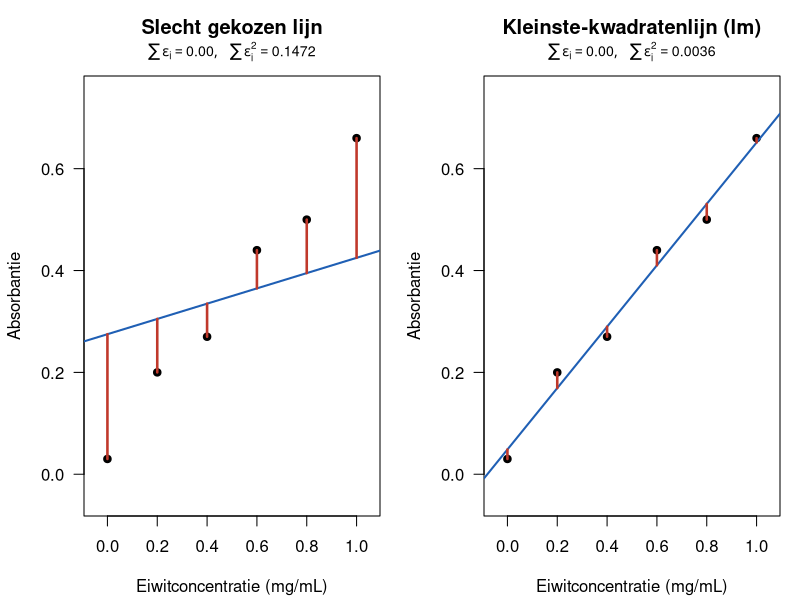
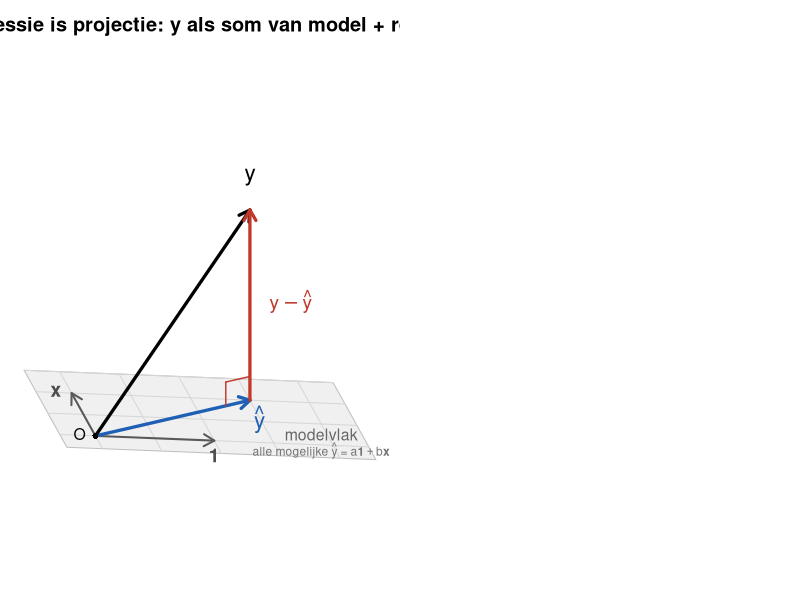

The R script that drew these images, in order:
## ---- chunk 1
#| label: fig-kleinste-kwadraten
#| fig-cap: "Dezelfde zes metingen met twee verschillende lijnen. De rode lijntjes zijn de residuen. Boven elk paneel staan de gewone som en de kwadratensom van de residuen."
#| echo: false
#| fig-width: 8.5
#| fig-height: 4.1

# --- zes Bradford-achtige metingen ---
conc   <- c(0, 0.2, 0.4, 0.6, 0.8, 1.0)          # mg/mL
absorb <- c(0.03, 0.20, 0.27, 0.44, 0.50, 0.66)  # absorbantie

# slecht gekozen lijn: te vlak, maar wel door het punt van de gemiddelden
b_slecht <- 0.15
a_slecht <- mean(absorb) - b_slecht * mean(conc)

# kleinste-kwadratenlijn
fit  <- lm(absorb ~ conc)
a_kk <- coef(fit)[1]; b_kk <- coef(fit)[2]

paneel <- function(a, b, titel) {
  pred <- a + b * conc
  res  <- absorb - pred
  s1 <- sum(res);   if (abs(s1) < 1e-9) s1 <- 0
  s2 <- sum(res^2)
  plot(conc, absorb, pch = 19, xlim = c(-0.05, 1.05), ylim = c(-0.05, 0.75),
       xlab = "Eiwitconcentratie (mg/mL)", ylab = "Absorbantie",
       las = 1)
  title(main = titel, line = 2.1)
  abline(a = a, b = b, col = "#1f5fb4", lwd = 2)
  segments(conc, pred, conc, absorb, col = "#c0392b", lwd = 2.5)
  mtext(bquote(list(sum(epsilon[i]) == .(sprintf("%.2f", s1)),
                    ~~sum(epsilon[i]^2) == .(sprintf("%.4f", s2)))),
        side = 3, line = 0.5, cex = 0.85)
}

par(mfrow = c(1, 2), mar = c(4.2, 4.2, 3.8, 1))
paneel(a_slecht, b_slecht, "Slecht gekozen lijn")
paneel(a_kk, b_kk, "Kleinste-kwadratenlijn (lm)")
## ---- chunk 2
#| label: fig-projectie
#| fig-cap: "De waarneming y ligt buiten het modelvlak. De projectie ŷ is het dichtstbijzijnde punt ín het vlak; het residu y − ŷ verbindt beide en staat loodrecht op het vlak. De grijze pijlen 1 en x zijn de twee kolommen van de designmatrix."
#| echo: false
#| fig-width: 7
#| fig-height: 5.6

# --- 3D -> 2D: een eenvoudige schuine kijk op een 3D-scene ---
# --- indrukwekkend, maar gewoon gemaakt met LLM's ;-) ---
iso <- function(x, y, z) cbind(x + 0.5 * y, z + 0.3 * y)
P       <- function(p) iso(p[1], p[2], p[3])
arrow3d <- function(p, q, ...) { a <- P(p); b <- P(q)
  arrows(a[1], a[2], b[1], b[2], length = 0.12, ...) }
seg3d   <- function(p, q, ...) { a <- P(p); b <- P(q)
  segments(a[1], a[2], b[1], b[2], ...) }
lab3d   <- function(p, txt, ...) { a <- P(p); text(a[1], a[2], txt, ...) }

# --- de twee kolommen van X als richtingen in het modelvlak (z = 0) ---
een  <- c(1.6, -0.2, 0)   # richting van de enen-kolom  (intercept a)
xvec <- c(-1.2, 1.8, 0)   # richting van de predictor-kolom (helling b)
pt   <- function(s, t) s * een + t * xvec   # het punt a*1 + b*x

a_hat <- 1.5; b_hat <- 1.0
O    <- c(0, 0, 0)
yhat <- pt(a_hat, b_hat)          # projectie: ligt IN het modelvlak
yobs <- yhat + c(0, 0, 2.4)       # waarneming: steekt loodrecht uit het vlak

par(mar = c(0.5, 0.5, 2.4, 0.5))
s_r <- c(-0.3, 2.3); t_r <- c(-0.3, 1.5)
hoeken <- rbind(P(pt(s_r[1], t_r[1])), P(pt(s_r[2], t_r[1])),
                P(pt(s_r[2], t_r[2])), P(pt(s_r[1], t_r[2])))
plot(rbind(hoeken, P(yobs + c(0, 0, 0.4))), type = "n", asp = 1,
     axes = FALSE, xlab = "", ylab = "",
     main = "Regressie is projectie: y als som van model + residu")

# modelvlak met een raster dat de richtingen 1 en x volgt
polygon(hoeken, col = "grey94", border = "grey75")
for (s in seq(0, 2, by = 0.5)) seg3d(pt(s, t_r[1]), pt(s, t_r[2]), col = "grey84")
for (t in seq(0, 1.5, by = 0.5)) seg3d(pt(s_r[1], t), pt(s_r[2], t), col = "grey84")
lab3d(pt(1.95, 0.25), "modelvlak", col = "grey40", cex = 0.95)
lab3d(pt(1.95, 0.25) + c(0, 0, -0.2),
      expression("alle mogelijke " * hat(y) * " = " * a * bold("1") + b * bold(x)),
      col = "grey45", cex = 0.72)

# de twee richtingen van het vlak
arrow3d(O, een,  col = "grey35", lwd = 2)
lab3d(een,  expression(bold("1")), col = "grey30", cex = 1.15, pos = 1)
arrow3d(O, xvec, col = "grey35", lwd = 2)
lab3d(xvec, expression(bold(x)),   col = "grey30", cex = 1.15, pos = 2)

# de drie vectoren
arrow3d(O, yhat, col = "#1f5fb4", lwd = 3.2)                  # y-hoed in het vlak
lab3d(yhat + c(0.12, 0, 0), expression(hat(y)), col = "#1f5fb4", cex = 1.35, pos = 1)
arrow3d(O, yobs, col = "black", lwd = 3.2)                    # y (waarneming)
lab3d(yobs + c(0, 0, 0.18), expression(y), col = "black", cex = 1.35, pos = 3)
arrow3d(yhat, yobs, col = "#c0392b", lwd = 3.2)               # residu
lab3d((yhat + yobs) / 2 + c(0.12, 0, 0), expression(y - hat(y)),
      col = "#c0392b", cex = 1.15, pos = 4)

# rechte-hoek-markering aan de voet van het residu
h <- 0.3
u <- yhat / sqrt(sum(yhat^2))
cA <- yhat + c(0, 0, h); cB <- yhat - u * h
seg3d(cA, cA - u * h, col = "#c0392b", lwd = 1.4)
seg3d(cB, cB + c(0, 0, h), col = "#c0392b", lwd = 1.4)

op <- P(O); points(op[1], op[2], pch = 16, cex = 0.8)
text(op[1], op[2], "O", pos = 2, cex = 0.95)
